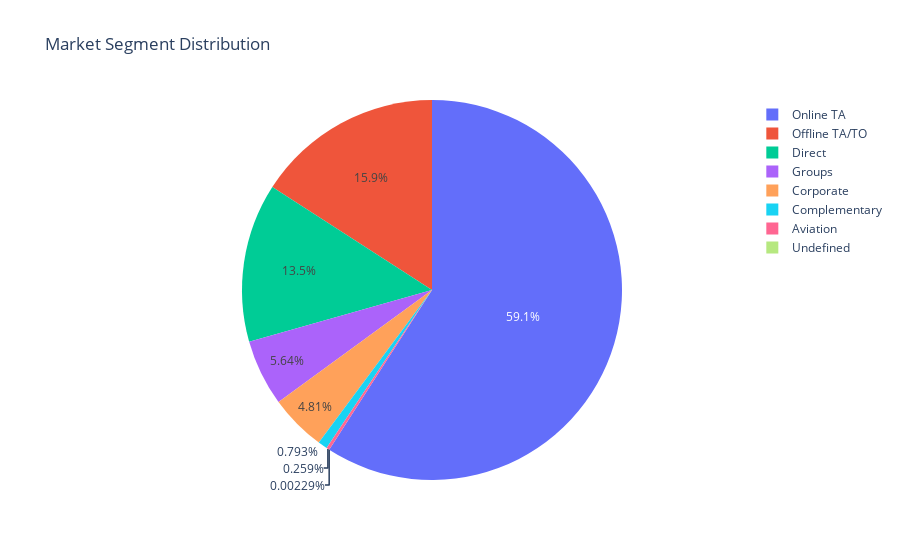

Notebook code for this chart:
### Code cell
# pie plot

fig = px.pie( 
      values = data['market_segment'].value_counts().values , 
      names = data['market_segment'].value_counts().index,
      title='Market Segment Distribution')
fig.show()

### Figure 1 — Plotly figure (JSON) as saved in the notebook; plotly's stock layout.template omitted (floating-point values rounded to 4 significant figures)
{"data": [{"domain": {"x": [0, 1], "y": [0, 1]}, "hovertemplate": "label=%{label}<br>value=%{value}<extra></extra>", "labels": ["Online TA", "Offline TA/TO", "Direct", "Groups", "Corporate", "Complementary", "Aviation", "Undefined"], "legendgroup": "", "name": "", "showlegend": true, "type": "pie", "values": [51553, 13855, 11780, 4922, 4200, 692, 226, 2]}], "layout": {"legend": {"tracegroupgap": 0}, "title": {"text": "Market Segment Distribution"}}}
